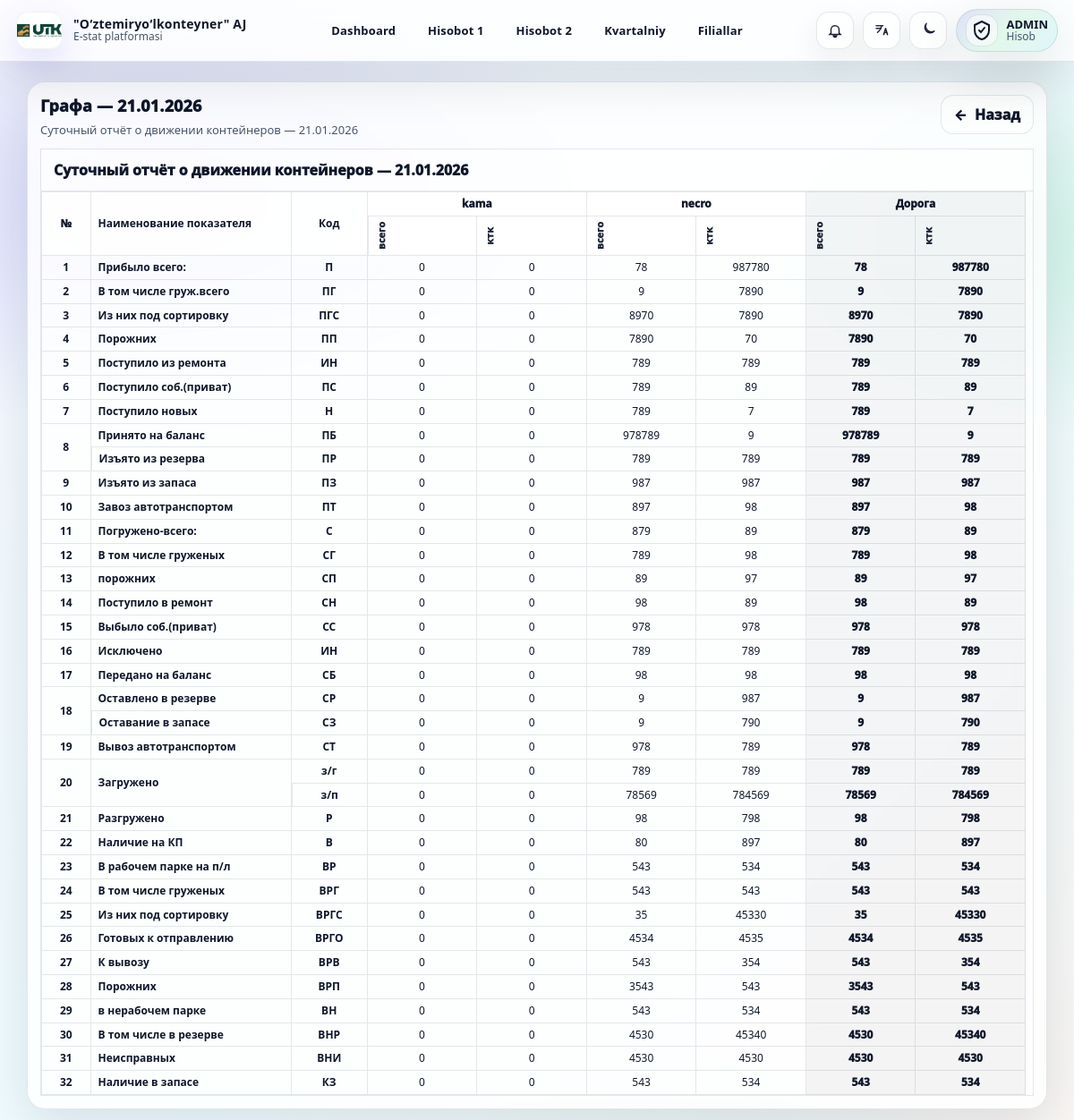
Before: /admin-panel/table-2/2026-01-21/graph/ (signed in) with the older database file.
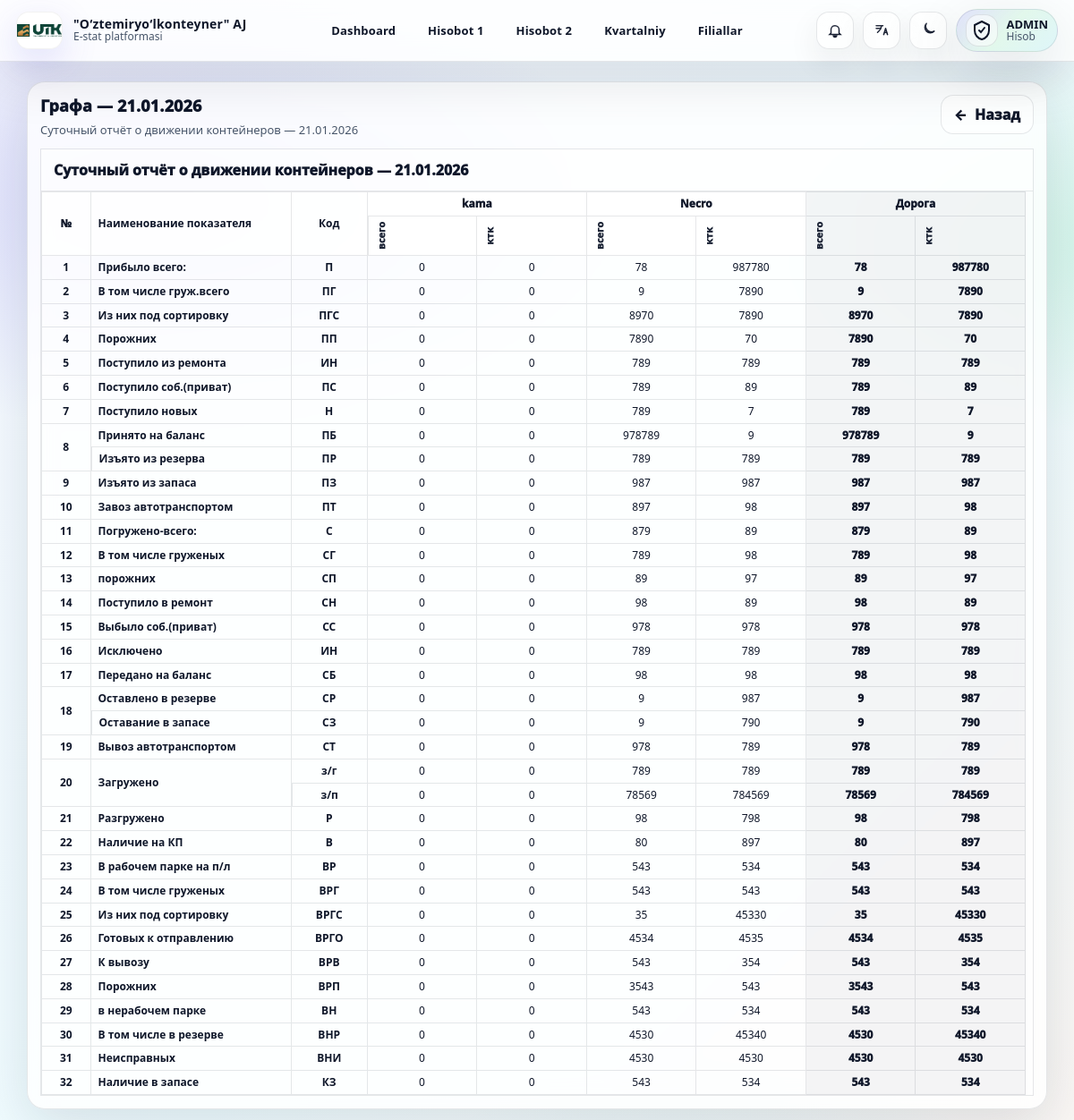
After: the same page with the newer database file.
### accounts/models.py (models this page shows, shortened)
class StationProfile(models.Model):
    user = models.OneToOneField(User, on_delete=models.CASCADE, related_name='station_profile')
    station_name = models.CharField(max_length=255)
    plain_password = models.CharField(max_length=128, blank=True, default="")
    status=models.BooleanField(default=False)
    status_online = models.BooleanField(default=False)  # optional, can keep
    last_seen = models.DateTimeField(null=True, blank=True)

### reports/views.py (the view)
# urls.py: path("admin-panel/table-2/<str:date_str>/graph/", admin_table2_graph, name="admin_table2_graph"),
@staff_required
def admin_table2_graph(request, date_str):
    d = _parse_date(date_str)
    objs = (
        StationDailyTable2.objects
        .filter(date=d, submitted_at__isnull=False)
        .select_related("station_user")
        .exclude(station_user__is_staff=True)
        .exclude(station_user__is_superuser=True)
        .order_by("station_user__username")
    )
    stations = [{
        "name":get_object_or_404(StationProfile, user__username= _station_name(o.station_user)).station_name,
        "data": o.data or {},
    } for o in objs]
    if not stations:
        return render(request, "admin_table2_graph.html", {
            "date": d,
            "stations": [],
            "grid": [],
        })
    all_keys = []
    for _n, _label, _code, k_total, k_ktk in TABLE2_ROWS:
        all_keys.append(k_total)
        all_keys.append(k_ktk)
    road_data = {k: 0 for k in all_keys}
    for st in stations:
        data = st["data"]
        for k in all_keys:
            road_data[k] += _dget(data, k, 0)
    stations_plus = stations + [{"name": "Дорога", "data": road_data}]
    grid = []
    for n, label, code, k_total, k_ktk in TABLE2_ROWS:
        row = {"n": n, "label": label, "code": code, "cells": []}
        for st in stations_plus:
            row["cells"].append({
                "total": _dget(st["data"], k_total, 0),
                "ktk": _dget(st["data"], k_ktk, 0),
            })
        grid.append(row)
    return render(request, "admin_table2_graph.html", {
        "date": d,
        "stations": stations_plus,
        "grid": grid,
    })

### reports/views.py (called while the page is built)
def staff_required(view_func):
    @wraps(view_func)
    @login_required
    def wrapper(request, *args, **kwargs):
        if not (request.user.is_staff or request.user.is_superuser):
            return redirect("station_table_1_list")
        return view_func(request, *args, **kwargs)
    return wrapper

def _parse_date(date_str: str) -> dt_date:
    return datetime.strptime(date_str, "%Y-%m-%d").date()

def _dget(d: dict, key: str, default=0) -> int:
    try:
        return int((d or {}).get(key) or default)
    except (TypeError, ValueError):
        return int(default)

def _station_name(u):
    return getattr(u, "username", str(u))

### templates/admin_table2_graph.html (shortened to what this page needs)
{% extends "base.html" %}
{% block content %}
<div class="panel">
  <div class="hdr">
    <div>
      <h2>
        <span data-i18n="t2_grapha_title">Графа</span> — {{ date|date:"d.m.Y" }}
      </h2>
      <div class="sub">
        <span data-i18n="t2_grapha_sub">Суточный отчёт о движении контейнеров</span> — {{ date|date:"d.m.Y" }}
      </div>
    </div>
    <a class="btnBack" href="{% url 'admin_table2_reports' %}">
      <span aria-hidden="true">←</span> <span data-i18n="back">Назад</span>
    </a>
  </div>
  <div class="xwrap">
    <div class="xhead">
      <span data-i18n="t2_grapha_header">Суточный отчёт о движении контейнеров</span> — {{ date|date:"d.m.Y" }}
    </div>
    <table>
      <colgroup>
        <col class="colN">
        <col class="colLabel">
        <col class="colCode">
        {% for st in stations %}
          <col style="width:70px">
          <col style="width:70px">
        {% endfor %}
      </colgroup>
      <thead>
        <tr>
          <th rowspan="2" class="colN sticky1">№</th>
          <th rowspan="2" class="colLabel sticky2" data-i18n="col_metric">Наименование показателя</th>
          <th rowspan="2" class="colCode sticky3" data-i18n="col_code">Код</th>
          {% for st in stations %}
            {% if st.name == "Дорога" %}
              <th colspan="2" class="road">{{ st.name }}</th>
            {% else %}
              <th colspan="2" >{{ st.name }}</th>
            {% endif %}
          {% endfor %}
        </tr>
        <tr>
          {% for st in stations %}
            {% if st.name == "Дорога" %}
              <th class="road" ><div class="vtxt" data-i18n="col_total">всего</div></th>
              <th class="road" ><div class="vtxt" data-i18n="col_ktk">ктк</div></th>
            {% else %}
              <th ><div class="vtxt" data-i18n="col_total">всего</div></th>
              <th ><div class="vtxt" data-i18n="col_ktk">ктк</div></th>
            {% endif %}
          {% endfor %}
        </tr>
      </thead>
      <tbody id="t2gBody">
      </tbody>
    </table>
  </div>
</div>
{% endblock %}

Changed rows visible on the page:
changed StationProfile: name "necro" → "Necro"
